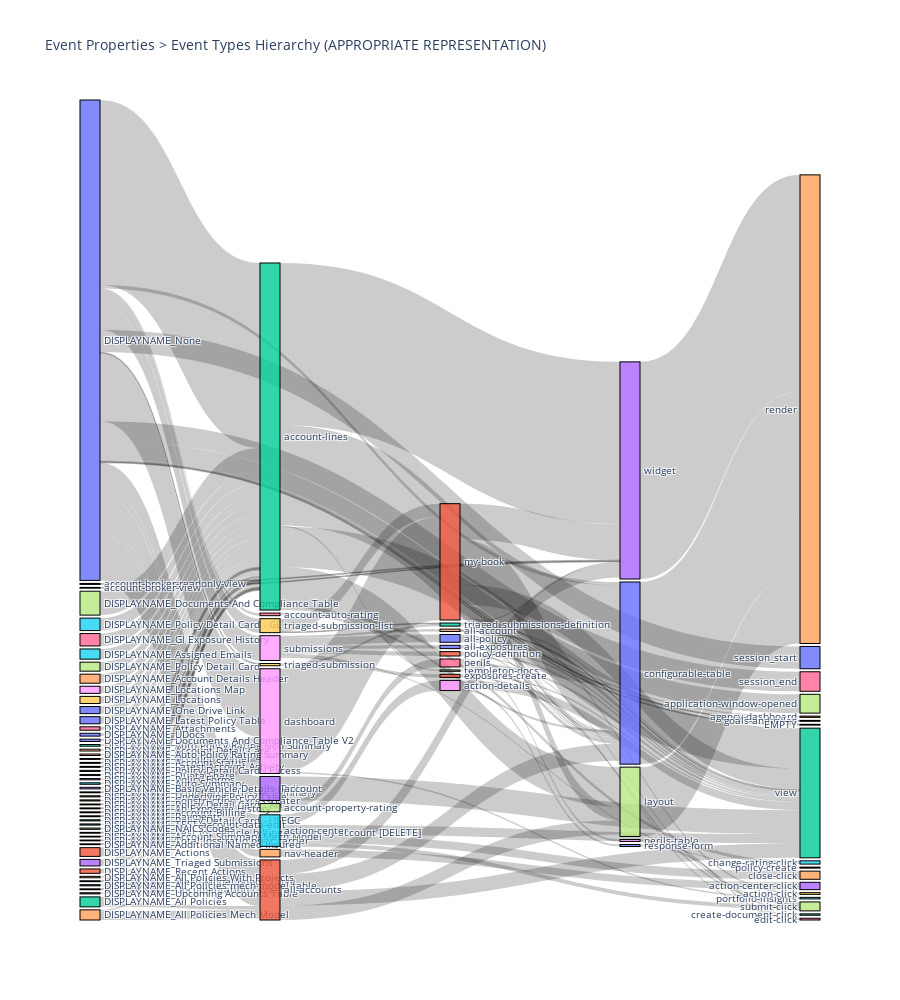

The notebook cell this image was saved under:
### Code cell
# Determines how thick a link has to be to show up in the Sankey diagram (set to 0 to show all data)
LINK_COUNT_CUTOFF = 100

import plotly.graph_objects as go

# Create a list of unique nodes from the event type levels
df_event['/displayName'] = 'DISPLAYNAME_' + df_event['displayName'].astype(str)

nodes = list(pd.concat([df_event['/displayName'], df_event['event_type_lvl_0'], df_event['event_type_lvl_1'], df_event['event_type_lvl_2'], df_event['event_type_lvl_3']]).unique())
NONE_IDX = nodes.index('None')

nodes_prop = df_event['/displayName'].unique()
nodes_lvl_0 = df_event['event_type_lvl_0'].unique()
nodes_lvl_1 = df_event['event_type_lvl_1'].unique()
nodes_lvl_2 = df_event['event_type_lvl_2'].unique()
nodes_lvl_3 = df_event['event_type_lvl_3'].unique()

print(f"nodes_prop {len(nodes_prop)}")
print(f"nodes_lvl_0 {len(nodes_lvl_0)}")
print(f"nodes_lvl_1 {len(nodes_lvl_1)}")
print(f"nodes_lvl_2 {len(nodes_lvl_2)}")
print(f"nodes_lvl_3 {len(nodes_lvl_3)}")

# Map the event type levels to node indices
df_event['prop_idx'] = df_event['/displayName'].apply(lambda x: nodes.index(x))
df_event['event_type_lvl_0_idx'] = df_event['event_type_lvl_0'].apply(lambda x: nodes.index(x))
df_event['event_type_lvl_1_idx'] = df_event['event_type_lvl_1'].apply(lambda x: nodes.index(x))
df_event['event_type_lvl_2_idx'] = df_event['event_type_lvl_2'].apply(lambda x: nodes.index(x))
df_event['event_type_lvl_3_idx'] = df_event['event_type_lvl_3'].apply(lambda x: nodes.index(x))

# Count the occurrences between each level
link_data = [
    {'source': df_event['prop_idx'], 'target': df_event['event_type_lvl_0_idx']},
    {'source': df_event['event_type_lvl_0_idx'], 'target': df_event['event_type_lvl_1_idx']},
    {'source': df_event['event_type_lvl_1_idx'], 'target': df_event['event_type_lvl_2_idx']},
    {'source': df_event['event_type_lvl_2_idx'], 'target': df_event['event_type_lvl_3_idx']},
]

# Count the occurrences for each link
links = []
for data in link_data:

    link_counts = pd.Series(data['source']).value_counts().to_dict()

    for source_idx, count in link_counts.items():
        if (source_idx == NONE_IDX):
            continue
        # boolean masking to find rows where source_idx matches
        # The Sankey diagram needs connections between nodes, and this finds the each target index associated with each source node.
        target_indices = data['target'][data['source'] == source_idx].unique()

        for target_idx in target_indices:
            source_target_count = data['source'][data['source'] == source_idx][data['target'] == target_idx].count()
            if (target_idx == NONE_IDX):
                continue
        
            if (source_target_count > LINK_COUNT_CUTOFF):
                links.append({
                    'source': source_idx,
                    'target': target_idx,
                    'value': source_target_count
                })

# Create the Sankey diagram
fig = go.Figure(go.Sankey(
    node=dict(
        pad=3,
        thickness=20,
        line=dict(color="black", width=1),
        label=nodes,
        x=[0.9 for _ in nodes],
    ),
    link=dict(
        source=[link['source'] for link in links],
        target=[link['target'] for link in links],
        value=[link['value'] for link in links]
    )
))

fig.update_layout(title_text="Event Properties > Event Types Hierarchy (APPROPRIATE REPRESENTATION)", font_size=10, height=1000)
fig.show()

### Figure 1 — Plotly figure (JSON) as saved in the notebook; plotly's stock layout.template omitted (floating-point values rounded to 4 significant figures; data arrays with more than 128 entries replaced by an {"elided": "..."} marker saying what was removed)
{"data": [{"link": {"source": {"elided": "132 int values"}, "target": {"elided": "132 int values"}, "value": {"elided": "132 int values"}}, "node": {"label": {"elided": "398 str values"}, "line": {"color": "black", "width": 1}, "pad": 3, "thickness": 20, "x": {"elided": "398 float values"}}, "type": "sankey"}], "layout": {"font": {"size": 10}, "height": 1000, "title": {"text": "Event Properties > Event Types Hierarchy (APPROPRIATE REPRESENTATION)"}}}
